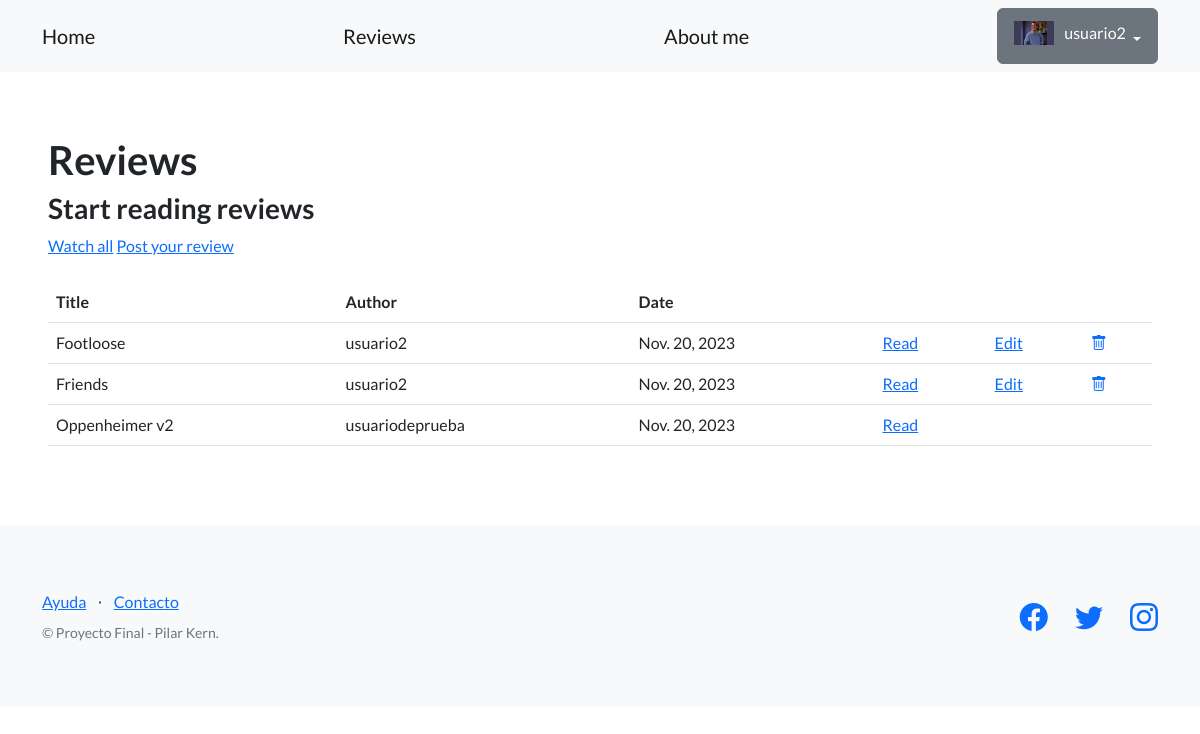
The app's page /blog/articles/ (signed in), older data.
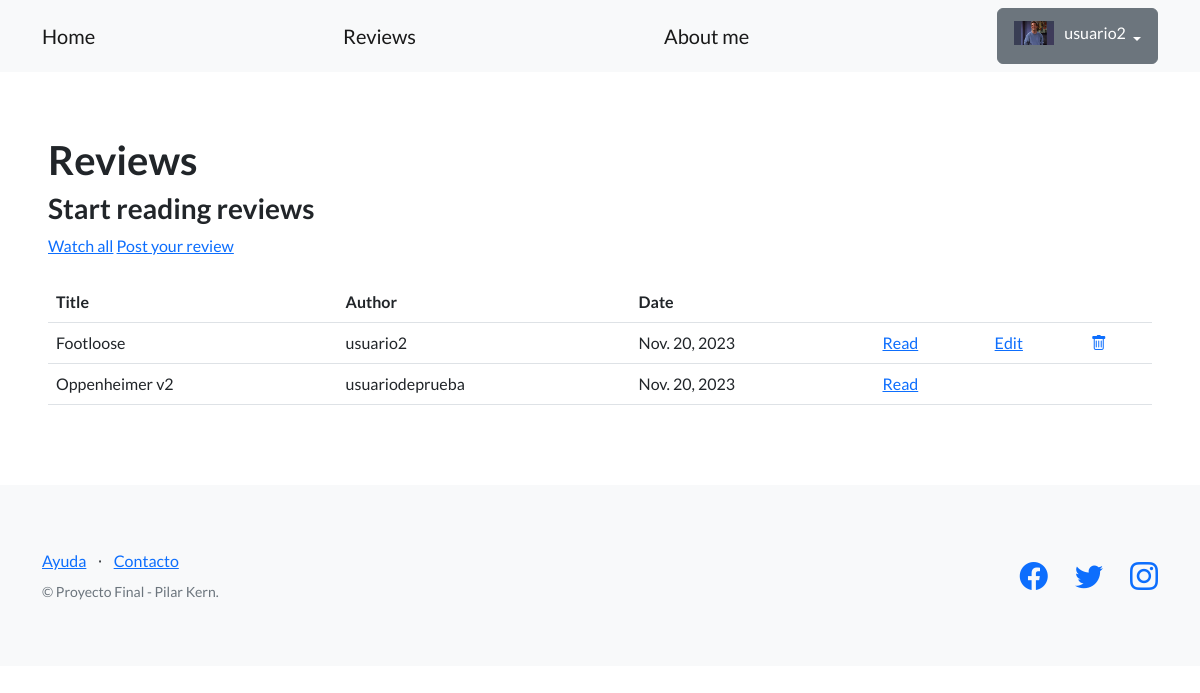
The same page, newer data.
### blog/models.py (models this page shows, shortened)
class Article(models.Model):
    title = models.CharField(max_length=64)
    subtitle = models.CharField(max_length=256, blank=True)
    body = models.TextField()
    date = models.DateField(auto_now=True, null=True)
    creator = models.ForeignKey(User, on_delete=models.SET_NULL, null=True)

### blog/views.py (the view)
# urls.py: path('articles/', ArticleListView.as_view(), name='articles_list'),
class ArticleListView(ListView):
     model = Article
     template_name = 'blog/articles_list.html'

### blog/templates/blog/articles_list.html (shortened to what this page needs)
{% extends 'base.html' %}
{% block contenido %}
<h1>Reviews</h1>
    <h3>Start reading reviews</h3>
    <a href="{% url 'articles_list' %}">Watch all</a>
    <a href="{% url 'new_article' %}">Post your review</a>
    <br><br>
    {% if object_list|length == 0 %}
    <p>No reviews yet</p>
    {% else %}
    <table class='table'>
        <tbody>
            <tr>
                <th>Title</th>
                <th>Author</th>
                <th>Date</th>
                <th></th>
                <th></th>
                <th></th>
            </tr>
            {% for article in object_list %}
            <tr>
                <td>{{ article.title }}</td>
                <td>{{ article.creator }}</td>
                <td>{{ article.date }}</td>
                <td>
                    <a href="{% url 'read_article' article.id %}">Read</a>
                </td>
                <td>
                    {% if user == article.creator %}
                    <a href="{% url 'edit_article' article.id %}">Edit</a>
                    {% endif %}
                  </td>
                  <td>
                    {% if user == article.creator %}
                    <a href="{% url 'delete_article' article.id %}">
                      <i class="bi bi-trash"></i>
                    </a>
                    {% endif %}
            </tr>
            {% endfor %}
        </tbody>
    </table>
    {% endif %}
{% endblock contenido %}

Row changes from the older to the newer data that the page shows:
removed Article: title "Friends", creator "usuario2", date "Nov. 20, 2023", shows "Edit"
